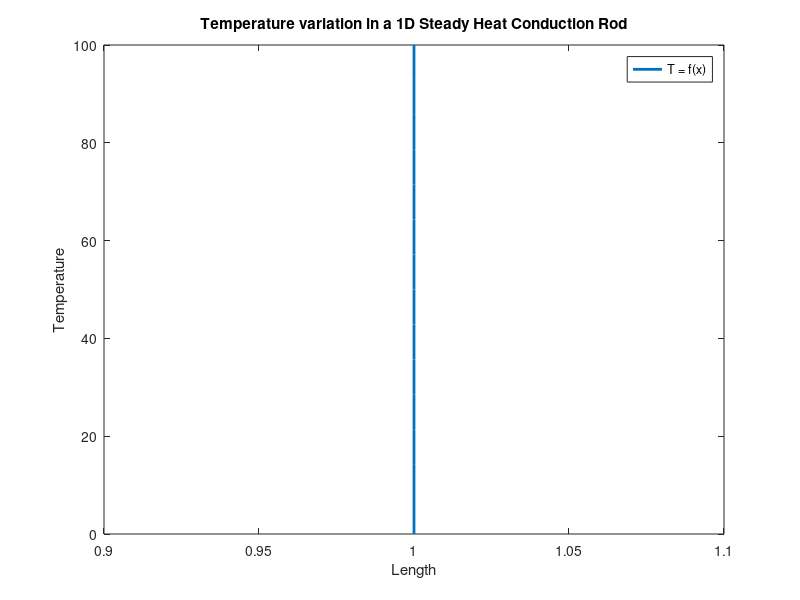

This chart was generated by the following MATLAB code:
%Gauss Seidel Algorithm for Steady State 1D Heat Conduction

n = 15; %Defining number of nodes
L = 1; %Length of the domain (SI Units)

N = 0; %Iteration Counter => gives the total number of iterations taken to arrive at the approximate answer

%Initializing the Temperature matrix
T = zeros(1,n); %Initializes a "1 x n" matrix for temperature

%Boundary Conditions
%TA = 100; => Left Boundary Node
%TB = 0;   => Right Boundary Node
T(1,1) = 100;
T(1,n) = 0;

%Algorithm
error = 1; %Error initially; %Can be arbitrary
epsilon = 0.000001; %Allowable Tolerance
%IF ERROR <= EPSILON, we arrive at our solution for "N" number of iterations at the end

while error>=epsilon %This step goes on as long as Max error in the "T matrix" is greater than or equal to the Tolerance (Epsilon)

  T_old = T; %T_old refers to the T obtained in the previous iteration.
  
  N = N+1; %Iteration counter incremented for every iteration that the "while loop" takes
    
  for i=2:n-1 %This loop runs for obtaining all the Temperature values for all the "INTERNAL NODES".
    T(i) = (1/2)*(T(i-1) + T_old(i+1));
  end
  
  error = max(abs(T-T_old));
end

%Results
T %Displays the approximated Temperature Matrix
N %Displays the number of iterations took to arrive at the final values
  
%Plots
x = linspace(1,L,n);
plot(x,T,'LineWidth',2)
xlabel('Length')
ylabel('Temperature')
title('Temperature variation in a 1D Steady Heat Conduction Rod')
legend('T = f(x)')
